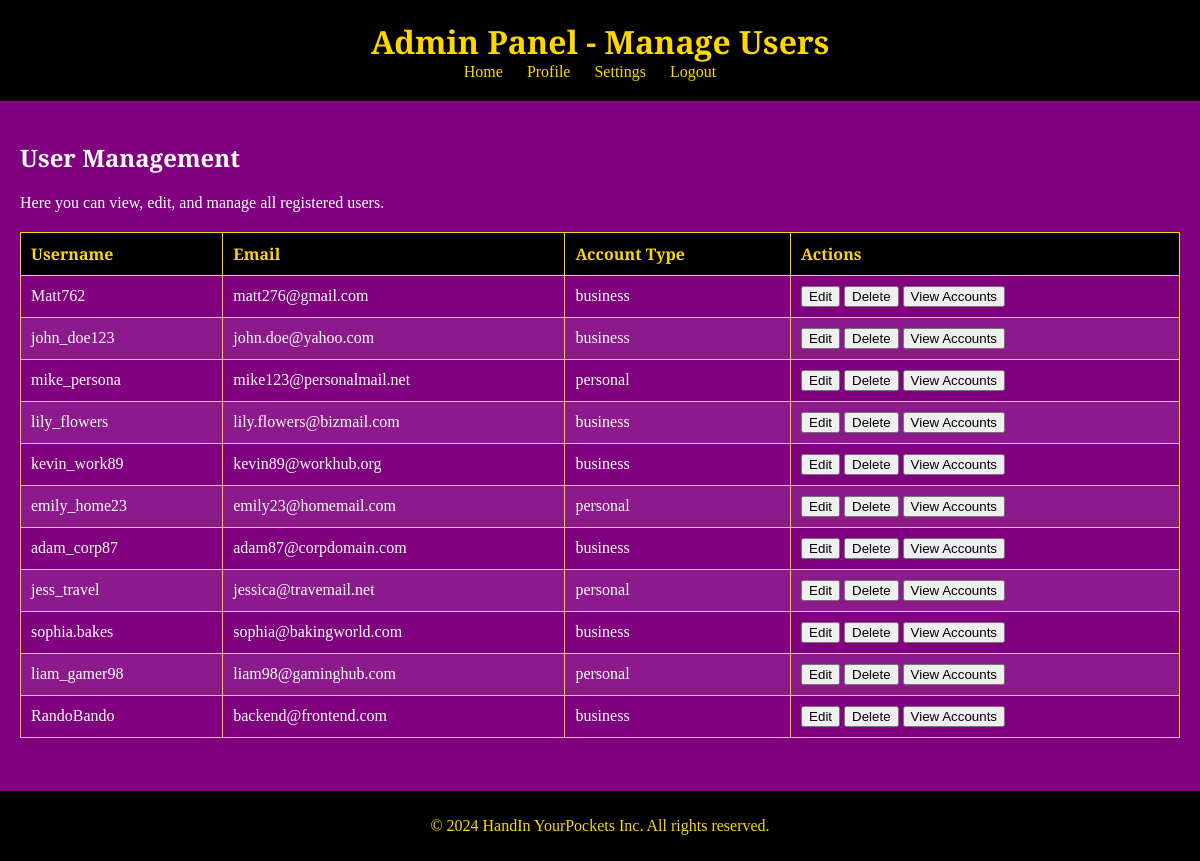
/manage_users (signed in), run on the app's committed database.
### tables this page shows
CREATE TABLE users (
    user_id INTEGER PRIMARY KEY AUTOINCREMENT,
    username VARCHAR(255) NOT NULL,
    password VARCHAR(255) NOT NULL,
    email TEXT NOT NULL,
    userType VARCHAR(50) NOT NULL CHECK (userType IN ('personal', 'business'))
, is_admin INTEGER NOT NULL DEFAULT 1 CHECK (is_admin IN (0, 1)));

### app.py (the view)
@app.route('/manage_users')
def manage_users():
    if 'is_admin' not in session or session['is_admin'] != 1:
        flash("You do not have permission to access this page.", "warning")
        return redirect(url_for('dashboard'))  # Redirect to dashboard without user_id
    user_id = session.get('user_id')
    db = get_db()
    cursor = db.cursor()
    cursor.execute("SELECT user_id, username, email, userType, is_admin FROM users")
    users = cursor.fetchall()
    return render_template('manage_users.html', users=users, user_id=user_id)  # Pass user_id to template

### app.py (called while the page is built)
@app.after_request
def add_no_cache_headers(response):
    response.headers['Cache-Control'] = 'no-cache, no-store, must-revalidate'
    response.headers['Pragma'] = 'no-cache'
    response.headers['Expires'] = '0'
    return response

@app.teardown_appcontext
def close_connection(exception):
    db = getattr(g, 'FMS.db', None)
    if db is not None:
        db.close()

def get_db():
    db = getattr(g, 'FMS.db', None)
    if db is None:
        db = g._database = sqlite3.connect(app.config['DATABASE'])
        db.row_factory = sqlite3.Row
    return db

### templates/manage_users.html (shortened to what this page needs)
<!DOCTYPE html>
<html lang="en">
<head>
</head>
<body>
    <header>
        <h1>Admin Panel - Manage Users</h1>
        <nav>
            <ul>
                <li><a href="/dashboard/{{ user_id }}">Home</a></li>
                <li><a href="/profile">Profile</a></li>
                <li><a href="/settings">Settings</a></li>
                <li><a href="/logout" onclick="return confirm('Are you sure you want to log out?')">Logout</a></li>
            </ul>
        </nav>
    </header>
    <main>
        <section>
            <h2>User Management</h2>
            <p>Here you can view, edit, and manage all registered users.</p>
            <table>
                <thead>
                    <tr>
                        <th>Username</th>
                        <th>Email</th>
                        <th>Account Type</th>
                        <th>Actions</th>
                    </tr>
                </thead>
                <tbody>
                    {% for user in users %}
                    <tr>
                        <td>{{ user.username }}</td>
                        <td>{{ user.email }}</td>
                        <td>{{ user.userType }}</td>
                        <td>
                            <button onclick="window.location.href='/manage_users/edit/{{ user.user_id }}';">Edit</button>
                            <form action="{{ url_for('delete_user', user_id=user.user_id) }}" method="POST" style="display:inline;">
                                <button type="submit" onclick="return confirm('Are you sure you want to delete this user?');">Delete</button>
                            </form>
                            <button onclick="window.location.href='/viewUserAccounts/{{ user.user_id }}';">View Accounts</button>
                        </td>
                    </tr>
                    {% endfor %}
                </tbody>
            </table>
        </section>
    </main>
    <footer>
        <p>&copy; 2024 HandIn YourPockets Inc. All rights reserved.</p>
    </footer>
</body>
</html>

### templates/manage_users.html (style rules this page uses)
body { font-family: 'Libre Baskerville', serif; margin: 0; padding: 0; box-sizing: border-box; }
header { background-color: black; padding: 20px; text-align: center; color: gold; }
header h1 { margin: 0; }
header nav ul { list-style-type: none; padding: 0; margin: 0; }
header nav ul li { display: inline; margin-right: 20px; position: relative; }
header nav ul li a { text-decoration: none; color: gold; }
main { background-color: purple; color: white; padding: 20px; padding-bottom: 80px; min-height: calc(100vh - 140px); overflow-y: auto; }
footer { background-color: black; color: gold; text-align: center; padding: 10px 0; position: fixed; bottom: 0; width: 100%; }
table { width: 100%; border-collapse: collapse; margin-top: 20px; }
th, td { padding: 10px; border: 1px solid gold; text-align: left; }
th { background-color: black; color: gold; }
tr:nth-child(even) { background-color: rgba(255, 255, 255, 0.1); }

### data on the page
users: username "Matt762", email "matt276@gmail.com", userType "business"
users: username "john_doe123", email "john.doe@yahoo.com", userType "business"
users: username "mike_persona", email "mike123@personalmail.net", userType "personal"
users: username "lily_flowers", email "lily.flowers@bizmail.com", userType "business"
users: username "kevin_work89", email "kevin89@workhub.org", userType "business"
users: username "emily_home23", email "emily23@homemail.com", userType "personal"
users: username "adam_corp87", email "adam87@corpdomain.com", userType "business"
users: username "jess_travel", email "jessica@travemail.net", userType "personal"
users: username "sophia.bakes", email "sophia@bakingworld.com", userType "business"
users: username "liam_gamer98", email "liam98@gaminghub.com", userType "personal"
users: username "RandoBando", email "backend@frontend.com", userType "business"
